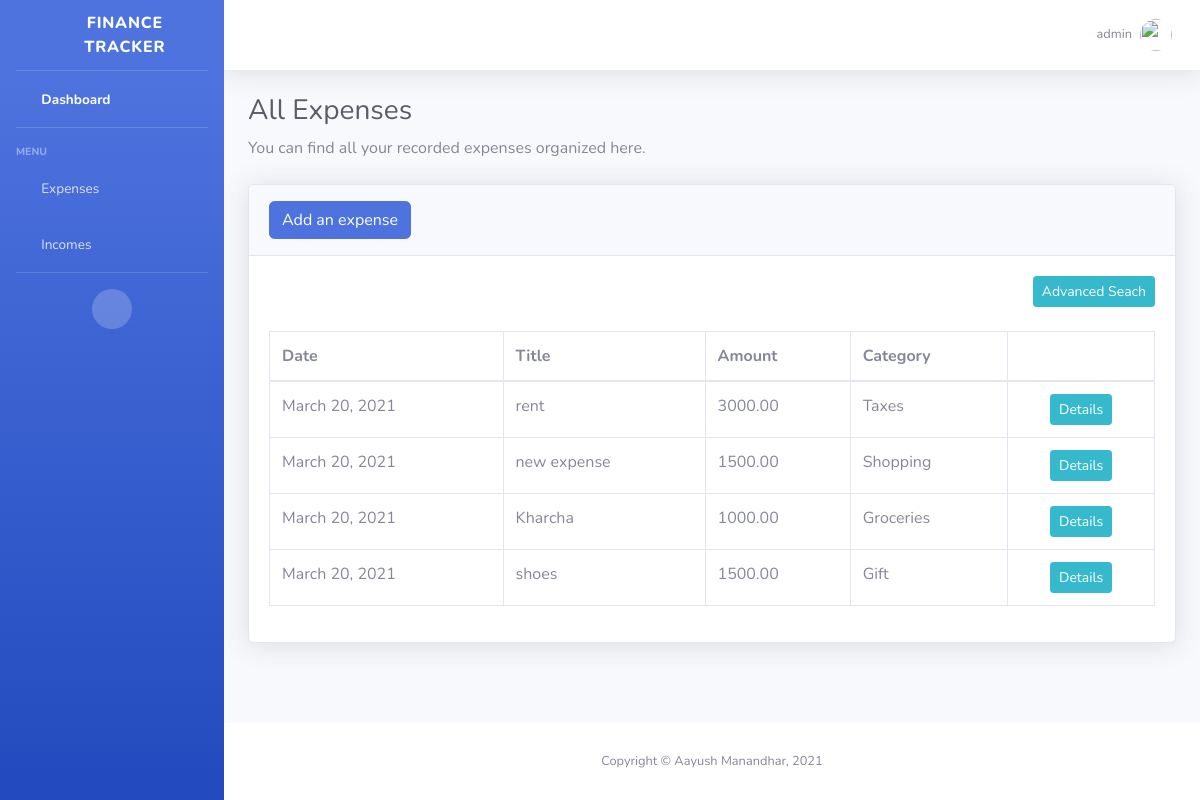
The page /all_expenses/ (signed in) on the database its author committed.
### expense/models.py (models this page shows)
class Expense(models.Model):
    user = models.ForeignKey(User, on_delete=models.CASCADE, default=1)
    title = models.CharField(max_length=101)
    amount = models.DecimalField(max_digits=8, decimal_places=2)
    date = models.DateField(default= datetime.now)
    category = models.ForeignKey(Category, on_delete=models.CASCADE)
    image = models.ImageField(upload_to="images/expenses", blank=True)
    description = models.TextField(blank = True)
    def __str__(self):
        return self.title

class Category(models.Model):
    name = models.CharField(max_length=20)
    def __str__(self):
        return self.name

### expense/views.py (the view)
# urls.py: path('all_expenses/',views.expenseDetail, name= 'all_expenses'),
@login_required()
def expenseDetail(request):
    expenses = Expense.objects.filter(user = request.user).order_by('-date')
    categories = Category.objects.all()
    myFilter = ExpenseFilter(request.GET, queryset=expenses)
    expenses = myFilter.qs
    list1 = []
    catlist = []
    b=1
    sum=0
    for cat  in categories:
        cat1 = Expense.objects.filter(category=b,user = request.user)
        cat2 = Category.objects.get(id=b)
        catlist.append(cat2)
        for cat in cat1:
            sum += cat.amount
        list1.append(sum)
        sum = 0
        b += 1
    context = {
        'expenses': expenses,
        'sum':sum,
        'categories':categories,
        'list':list1,
        'catlist':catlist,
        'myFilter' : myFilter
    }
    return render(request, 'expense/expensesdetail.html', context)

### expense/templates/expense/expensesdetail.html (shortened to what this page needs)
<!DOCTYPE html>
<html lang="en">
{% load static %}
<head>
    <link href="{% static 'expense/vendor/fontawesome-free/css/all.min.css' %}" rel="stylesheet" type="text/css">
    <link href="{% static 'expense/css/sb-admin-2.min.css' %}" rel="stylesheet">
    <link href="{% static 'expense/vendor/datatables/dataTables.bootstrap4.min.css' %}" rel="stylesheet">
</head>
<body id="page-top">
<div id="wrapper">
    {% include "expense/sidebar.html" %}
    <div id="content-wrapper" class="d-flex flex-column">
        <div id="content">
            {% include "expense/topbar.html" %}
            <div class="container-fluid">
                <h1 class="h3 mb-2 text-gray-800">All Expenses</h1>
                <p class="mb-4">You can find all your recorded expenses organized here.</p>
                <div class="card shadow mb-4">
                    <div class="card-header py-3">
                        <h6 class="m-0 font-weight-bold text-primary"><a href="{% url 'add_expense' %}" class="btn btn-primary" role="button">
                            Add an expense</a></h6>
                    </div>
                    <div class="card-body">
                        <div class="text-right">
                            <button data-toggle="collapse" data-target="#demo" class="btn btn-info btn-sm">Advanced Seach</button> </div> </br>
                        <div class="table-responsive">
                            <table class="table table-bordered" id="dataTable" width="100%" cellspacing="0">
                                <thead>
                                <tr>
                                    <th>Date</th>
                                    <th>Title</th>
                                    <th>Amount</th>
                                    <th>Category</th>
                                    <th></th>
                                </tr>
                                </thead>
                                <tbody>
                                <tr>
                                    {% for expense in expenses %}
                                    <td>{{expense.date|date:"F d, Y"}}</td>
                                    <td>{{ expense }}</td>
                                    <td>{{ expense.amount }}</td>
                                    <td>{{ expense.category }}</td>
                                    <td align="center">
                                        <div class="btn-group">
                                            <a class="btn btn-sm btn-info" href="{% url 'detail_expense' expense.id %}">Details</a>
                                        </div>
                                    </td>
                                </tr>
                                {% endfor %}
                                </tbody>
                            </table>
                        </div>
                    </div>
                </div>
            </div>
        </div>
        <footer class="sticky-footer bg-white">
            <div class="container my-auto">
                <div class="copyright text-center my-auto">
                    <span>Copyright &copy; Aayush Manandhar, 2021</span>
                </div>
            </div>
        </footer>
    </div>
</div>
</body>
</html>

### expense/templates/expense/topbar.html (shortened to what this page needs)
      {% load static %}
            <nav class="navbar navbar-expand navbar-light bg-white topbar mb-4 static-top shadow">
                <ul class="navbar-nav ml-auto">
                    <li class="nav-item dropdown no-arrow">
                        <a class="nav-link dropdown-toggle" href="#" id="userDropdown" role="button"
                           data-toggle="dropdown" aria-haspopup="true" aria-expanded="false">
                            <span class="mr-2 d-none d-lg-inline text-gray-600 small">{{ request.user }}</span>
                            <img class="img-profile rounded-circle"
                                 src="{% static 'expense/img/undraw_profile_2.svg' %}">
                        </a>
                    </li>
                </ul>
            </nav>

### rows shown on the page
Expense: date "March 20, 2021", title "rent", amount "3000.00", category "Taxes"
Expense: date "March 20, 2021", title "new expense", amount "1500.00", category "Shopping"
Expense: date "March 20, 2021", title "Kharcha", amount "1000.00", category "Groceries"
Expense: date "March 20, 2021", title "shoes", amount "1500.00", category "Gift"

### other values the page prints
{{ request.user }} "admin"
